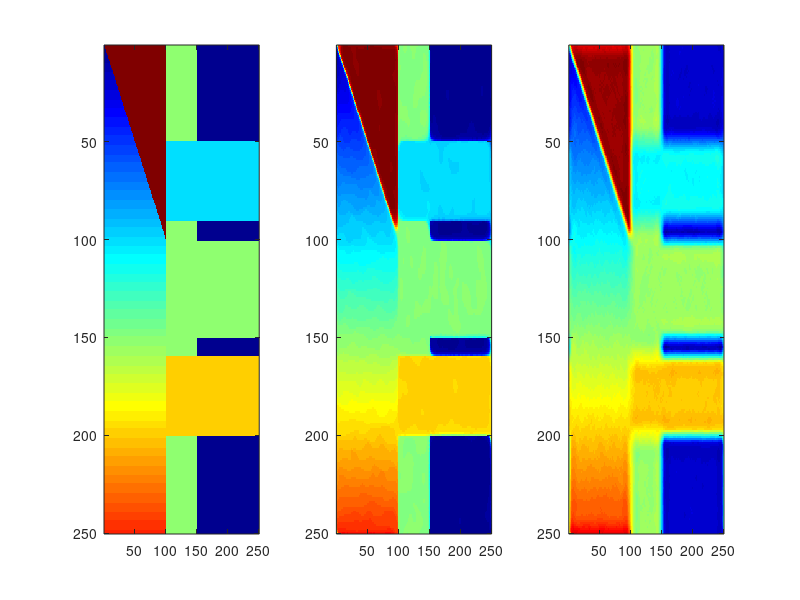
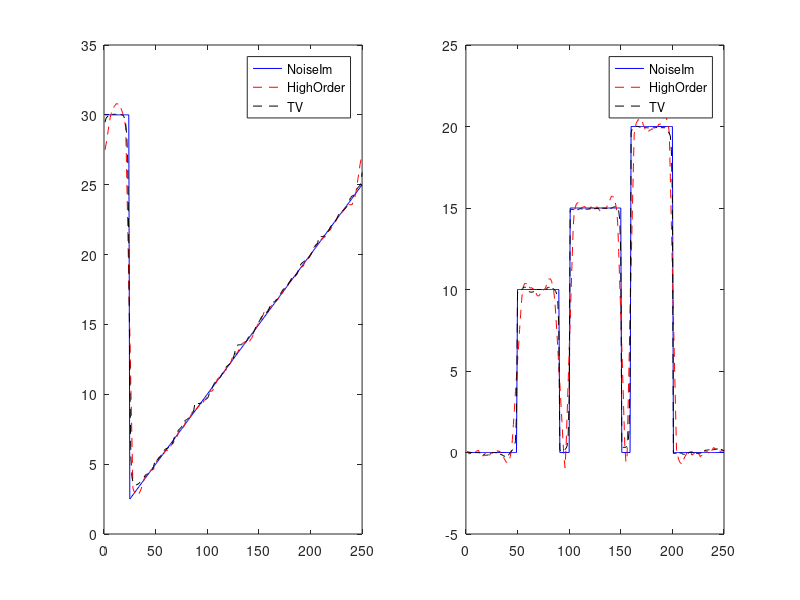

Write MATLAB code to recreate these figures, in order.
%% Higher Order PDEs denoising 
clear; close all; clc; 
u = zeros(250,250);
u(:,100:150) = 15; 
u(50:90,:) = 10;
u(101:150,:) = 15; 
u(160:200,:) = 20; 

for i = 1:250
    for j = 1:100
%         u(i,j) = mod(i,40); 
            u(i,j) = i/10.; 
         if i < j
           u(i,j) = 30; 
         end 
    end
end 
Lu= u; 
n = randn(size(u)); 
u = u + n; 
u = double(u); 
u0 = u;
v = u;

%parameters
lam1 = 1e-3; 
lam2 = 1e-1;
eps = 1e-9; 
%step size for gradient descent 
t_tv =1e-1; 
t_htv = 1e-2; %MAKE THIS LESS THAN .01!!!
E1iter = 100;
E2iter = 1000; 

figure('units','normalized','outerposition',[0 0 1 0.5]); 
for i = 1:E1iter
    %% E1 
    ui1j= circshift(u,[0 -1]); %   i+1, j 
    uij1= circshift(u,[-1 0]); %       i, j+1 
    ui1j1=circshift(u,[-1 -1]); %  i+1, j+1

    ui_j_ = circshift(u,[1 1]);% i-1, j-1
    ui_j = circshift(u,[0 1]);%     i-1, j
    uij_ = circshift(u,[1 0]); %    i    , j-1

    dx  = ui1j - u;
    dx_= -ui_j + u;

    dy  = uij1-u; 
    dy_ =-uij_+u;

 % abs value terms
    m_dx = (sign(dy)+sign(dy_))./2.*min((dy.^2).^(1/2),(dy_.^2).^(1/2)); 
    abs_dx = (dx.^2+m_dx.^2+eps).^(1/2); 
    m_dy = (sign(dx)+sign(dx_))./2.*min((dx.^2).^(1/2),(dx_.^2).^(1/2));
    abs_dy =  (dy.^2+m_dy.^2+eps).^(1/2);
    
    ddx_ = (-circshift(dx./abs_dx,[0,1])+dx./abs_dx); %i-1, j
    ddy_ = (-circshift(dy./abs_dy,[1,0])+dy./abs_dy); %i, j-1 

     s = (dx.^2+dy.^2).^(1/2); 
%      s = (abs_dx+abs_dy).^(1/2); 
%     s = (abs_dx.*abs_dy).^(1/2); 
%     s = 1; 
    div =  ddx_+ddy_; 
    e = s.*(div -2*lam1.*(u-u0));
    unew = u + t_tv.*e; %lambda should be updated
    unew = real(unew);
    u = unew; 
end
    %% E2, rename the shifted values, these are the derivatives of v. 
for i =1:E2iter 
    ui1j= circshift(v,[0 -1]); %   i+1, j 
    uij1= circshift(v,[-1 0]); %       i, j+1 
    ui1j1=circshift(v,[-1 -1]); %  i+1, j+1

    ui_j_ = circshift(v,[1 1]);% i-1, j-1
    ui_j = circshift(v,[0 1]);%     i-1, j
    uij_ = circshift(v,[1 0]); %    i    , j-1

    dxx = ui1j+ui_j-2.*v; 
    dyy = uij1+uij_-2.*v; 

%     dxx = ui1j-v;
%     dyy = uij1-v; 
    
    abs_d2= (dxx.^2+dyy.^2+eps).^(1/2);
    
    ui1j= circshift(dxx./abs_d2,[0 1]); %   i+1, j 
    ui_j = circshift(dxx./abs_d2,[0 -1]);%     i-1, j
    dxxdxx = ui1j+ui_j-2.*dxx./abs_d2; 
%     dxxdxx = ui1j-dxx./abs_d2; 
    uij1= circshift(dyy./abs_d2,[1 0]); %       i, j+1 
    uij_ = circshift(dyy./abs_d2,[-1 0]); %    i    , j-1
    dyydyy = uij1+uij_-2.*dyy./abs_d2; 
%     dyydyy = uij1-dyy./abs_d2; 
    e =  (dxxdxx+dyydyy)-lam2.*(v-u0); 
    vnew = v -t_htv.*e; 
    vnew = real(vnew); 
    v = vnew;
end 
% figure(); 
subplot(1,3,1);
imagesc(Lu);colormap jet; 
subplot(1,3,2);
imagesc(u);colormap jet; 
subplot(1,3,3);
imagesc(v); colormap jet; 
figure();
subplot(1,2,1); 
plot(Lu(:,25),'b'); hold on; 
plot(vnew(:,25),'--r'); 
plot(unew(:,25),'--k'); hold off;
legend('NoiseIm','HighOrder','TV'); 
subplot(1,2,2); 
plot(Lu(:,200),'b'); hold on; 
plot(vnew(:,200),'--r'); 
plot(unew(:,200),'--k'); hold off; 
legend('NoiseIm','HighOrder','TV'); 
